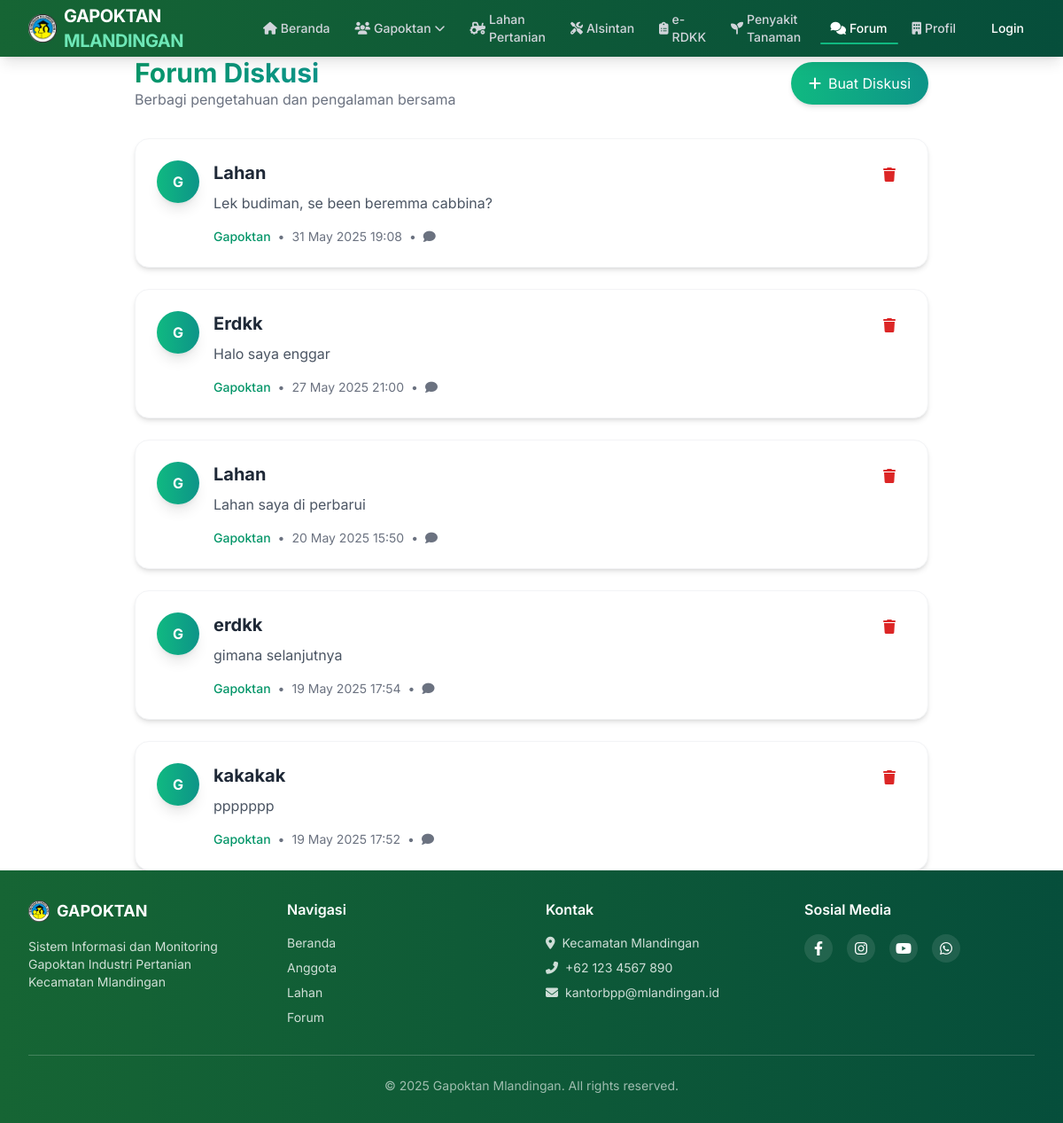
The page /petani/forum/ on the database as committed earlier.
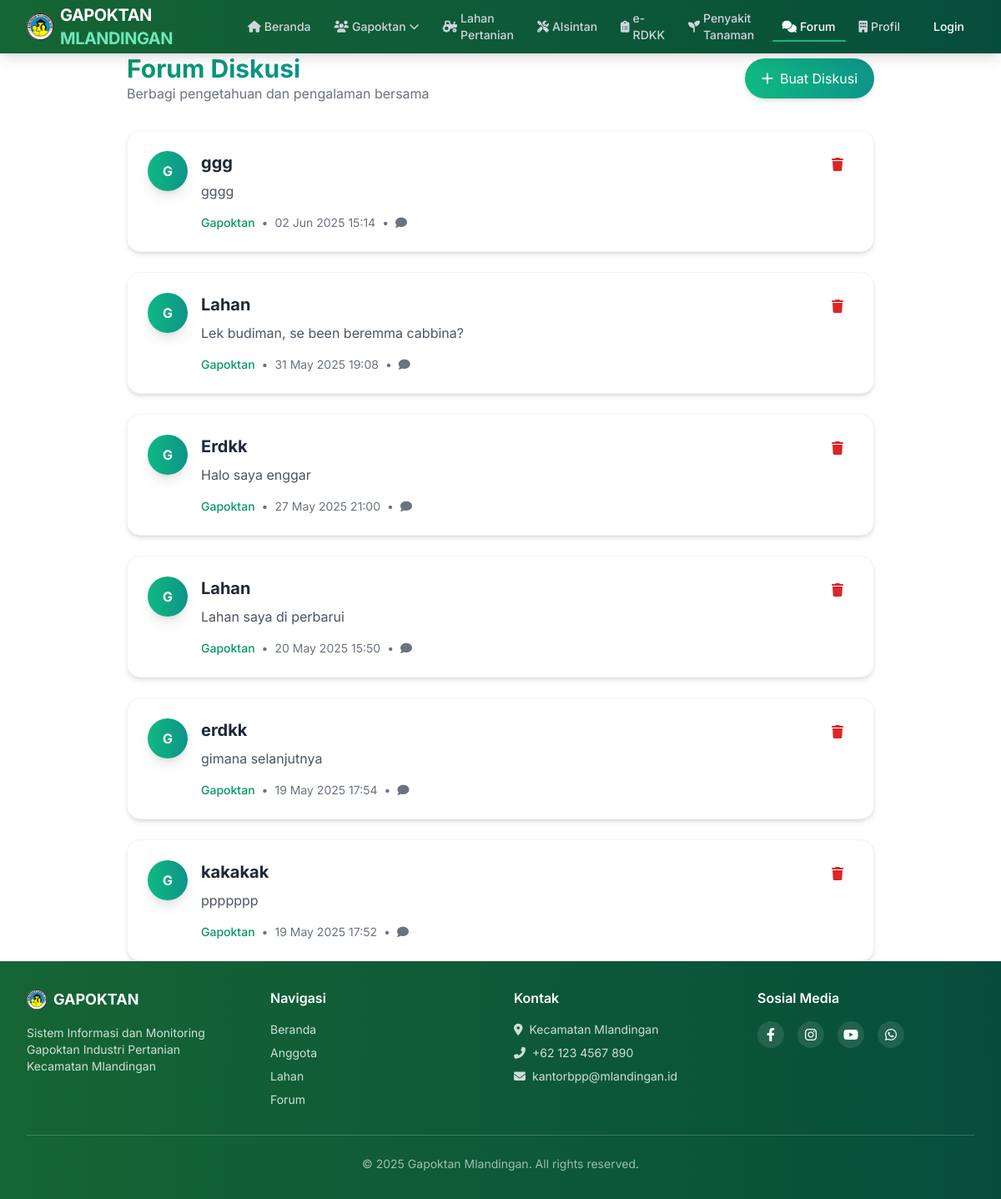
The same page on the database as committed later.
### administrator/models.py (models this page shows, shortened)
class ForumDiskusi(models.Model):
    user = models.ForeignKey(User, on_delete=models.CASCADE, related_name='forum_diskusi')
    judul = models.CharField(max_length=200)
    isi = models.TextField()
    tanggal = models.DateTimeField(auto_now_add=True)
    class Meta:
        verbose_name_plural = "Forum Diskusi"

### petani/views.py (the view)
# urls.py: path('forum/', views.daftar_forum, name='daftar_forum'),
def daftar_forum(request):
    forum_list = ForumDiskusi.objects.all().order_by('-tanggal')
    context = {
        'forum_list': forum_list,
        "menu": "forum",
    }
    return render(request, 'daftar_forum.html', context)

### petani/templates/daftar_forum.html (shortened to what this page needs)
{% extends 'base.html' %}
{% load static %}
{% block content %}
    <div class="max-w-4xl mx-auto">
        <div class="flex flex-col md:flex-row md:items-center justify-between mb-8 gap-4">
            <div>
                <h1 class="text-3xl font-bold text-gray-800">
                    <span class="bg-gradient-to-r from-emerald-600 to-teal-600 bg-clip-text text-transparent">
                    </span>
                </h1>
                <p class="text-gray-500">Berbagi pengetahuan dan pengalaman bersama</p>
            </div>
            <a href="{% url 'buat_forum' %}"
               class="flex items-center gap-2 bg-gradient-to-r from-emerald-500 to-teal-600 hover:from-emerald-600 hover:to-teal-700 text-white px-5 py-3 rounded-full shadow-md hover:shadow-lg transition-all duration-300">
                <i class="fas fa-plus"></i> Buat Diskusi
            </a>
        </div>
        <div class="space-y-6">
            {% for forum in forum_list %}
            <div class="bg-white rounded-2xl shadow-md overflow-hidden border border-gray-100 hover:shadow-lg transition-all duration-300">
                <div class="p-6 flex flex-col md:flex-row md:justify-between md:items-start gap-4">
                    <div class="flex items-start gap-4 flex-1">
                        <div class="flex-shrink-0">
                            <div class="w-12 h-12 bg-gradient-to-r from-emerald-500 to-teal-600 text-white rounded-full flex items-center justify-center font-bold shadow-lg">
                                {{ forum.user.username|first|upper }}
                            </div>
                        </div>
                        <div class="flex-1 min-w-0">
                            <a href="{% url 'detail_forum' forum.id %}" class="block">
                                <h3 class="text-xl font-bold text-gray-800 hover:text-emerald-600 transition-colors">
                                    {{ forum.judul }}
                                </h3>
                                <p class="text-gray-600 mt-2 line-clamp-2">{{ forum.isi }}</p>
                            </a>
                            <div class="mt-4 flex items-center text-sm text-gray-500">
                                <span class="font-medium text-emerald-600">{{ forum.user.username }}</span>
                                <span class="mx-2">•</span>
                                <span>{{ forum.tanggal|date:"d M Y H:i" }}</span>
                                <span class="mx-2">•</span>
                                <span class="flex items-center gap-1">
                                    <i class="fas fa-comment"></i> {{ forum.komentar_set.count }}
                                </span>
                            </div>
                        </div>
                    </div>
                   <div>
                        <form method="post" action="{% url 'hapus_forum' forum.id %}" onsubmit="return confirm('Yakin ingin menghapus diskusi ini?');">
                            <button type="submit"
                                    class="text-red-600 hover:text-red-800 font-semibold px-3 py-1 rounded-lg transition"
                                    title="Hapus Diskusi">
                                <i class="fas fa-trash"></i>
                            </button>
                        </form>
                    </div>
                </div>
            </div>
            {% endfor %}
        </div>
    </div>
{% endblock %}

Rows that differ between the two databases and show on the page:
added ForumDiskusi: user.username|first "G", judul "ggg", isi "gggg", user.username "Gapoktan", tanggal "02 Jun 2025 15:14"
